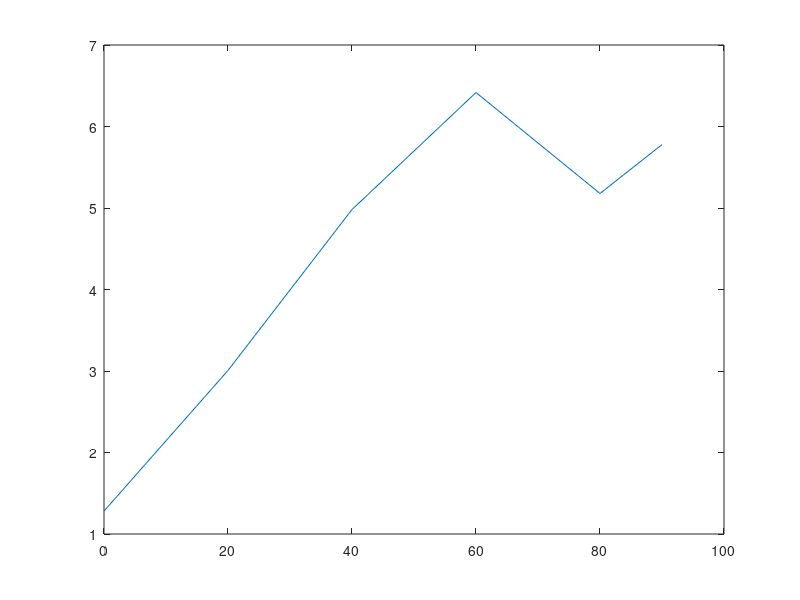
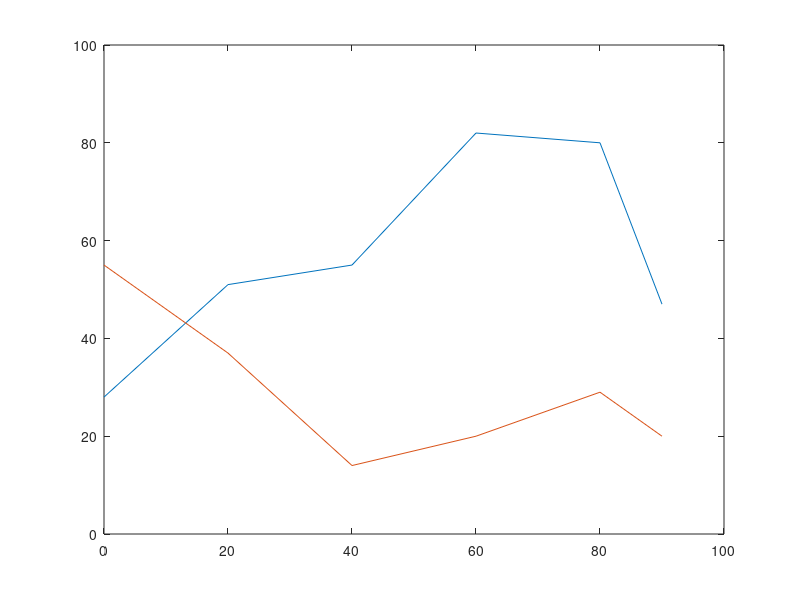

Recreate these plots in MATLAB, in order.
clear all;
clc;
close all;

knee_angle = [0,20,40,60,80,90];
att = [1.281,3.007,4.9811,6.417,5.178,5.778];

figure;
plot(knee_angle, att);
hold;

aACL_forces = [28,51,55,82,80,47];
pACL_forces = [55,37,14,20,29,20];

ACL_forces = [];
ACL_forces = cat(3, aACL_forces, pACL_forces);

figure;
plot(knee_angle, aACL_forces);
hold;
plot(knee_angle, pACL_forces);
hold;